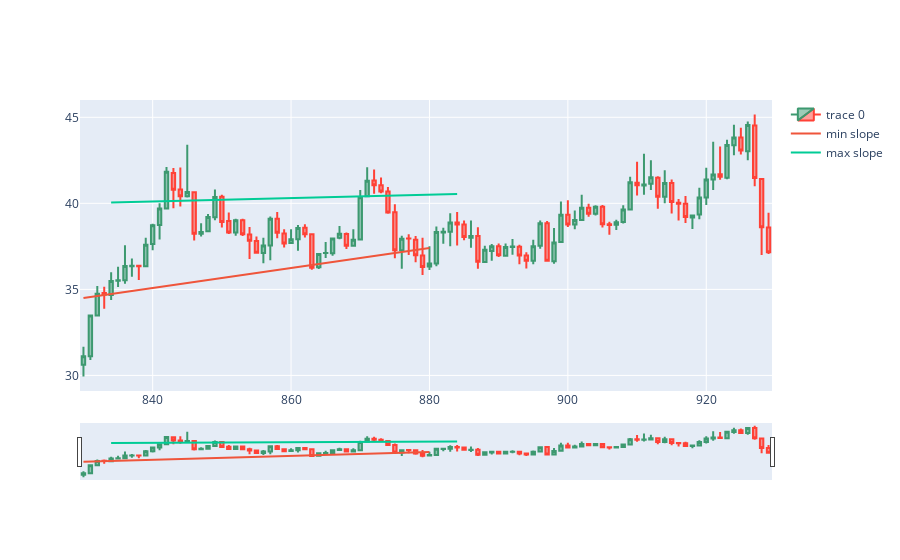

Here is the notebook cell this chart was saved with:
### Code cell
import numpy as np
from matplotlib import pyplot
backcandles= 50
wind = 5

candleid = 880

maxim = np.array([])
minim = np.array([])
xxmin = np.array([])
xxmax = np.array([])
for i in range(candleid-backcandles, candleid+1, wind):
    minim = np.append(minim, df.low.iloc[i:i+wind].min())
    xxmin = np.append(xxmin, df.low.iloc[i:i+wind].idxmin())
for i in range(candleid-backcandles, candleid+1, wind):
    maxim = np.append(maxim, df.high.loc[i:i+wind].max())
    xxmax = np.append(xxmax, df.high.iloc[i:i+wind].idxmax())
slmin, intercmin = np.polyfit(xxmin, minim,1)
slmax, intercmax = np.polyfit(xxmax, maxim,1)

dfpl = df[candleid-backcandles:candleid+backcandles]
fig = go.Figure(data=[go.Candlestick(x=dfpl.index,
                open=dfpl['open'],
                high=dfpl['high'],
                low=dfpl['low'],
                close=dfpl['close'])])
fig.add_trace(go.Scatter(x=xxmin, y=slmin*xxmin + intercmin, mode='lines', name='min slope'))
fig.add_trace(go.Scatter(x=xxmax, y=slmax*xxmax + intercmax, mode='lines', name='max slope'))
